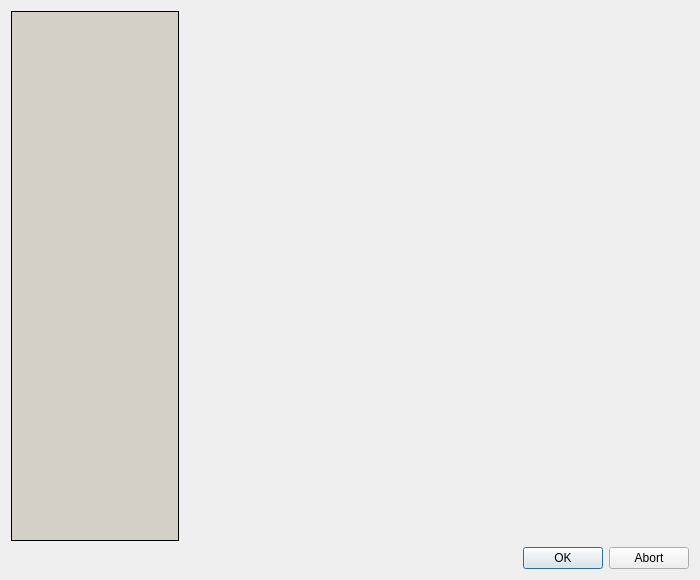
<?xml version="1.0" encoding="UTF-8"?>
<ui version="4.0">
 <class>SettingsManagerDialog</class>
 <widget class="QDialog" name="SettingsManagerDialog">
  <property name="geometry">
   <rect>
    <x>0</x>
    <y>0</y>
    <width>700</width>
    <height>580</height>
   </rect>
  </property>
  <property name="windowTitle">
   <string>Einstellungen</string>
  </property>
  <layout class="QVBoxLayout" name="verticalLayout">
   <item>
    <layout class="QHBoxLayout" name="horizontalLayout" stretch="25,75">
     <item>
      <widget class="QListWidget" name="settingsModuleIconList">
       <property name="palette">
        <palette>
         <active>
          <colorrole role="Base">
           <brush brushstyle="SolidPattern">
            <color alpha="255">
             <red>212</red>
             <green>208</green>
             <blue>200</blue>
            </color>
           </brush>
          </colorrole>
         </active>
         <inactive>
          <colorrole role="Base">
           <brush brushstyle="SolidPattern">
            <color alpha="255">
             <red>212</red>
             <green>208</green>
             <blue>200</blue>
            </color>
           </brush>
          </colorrole>
         </inactive>
         <disabled>
          <colorrole role="Base">
           <brush brushstyle="SolidPattern">
            <color alpha="255">
             <red>255</red>
             <green>255</green>
             <blue>255</blue>
            </color>
           </brush>
          </colorrole>
         </disabled>
        </palette>
       </property>
       <property name="frameShape">
        <enum>QFrame::Box</enum>
       </property>
       <property name="frameShadow">
        <enum>QFrame::Plain</enum>
       </property>
      </widget>
     </item>
     <item>
      <widget class="QStackedWidget" name="settingsModuleWidgets"/>
     </item>
    </layout>
   </item>
   <item>
    <widget class="QDialogButtonBox" name="buttonBox">
     <property name="orientation">
      <enum>Qt::Horizontal</enum>
     </property>
     <property name="standardButtons">
      <set>QDialogButtonBox::Abort|QDialogButtonBox::Ok</set>
     </property>
     <property name="centerButtons">
      <bool>false</bool>
     </property>
    </widget>
   </item>
  </layout>
 </widget>
 <resources/>
 <connections>
  <connection>
   <sender>buttonBox</sender>
   <signal>accepted()</signal>
   <receiver>SettingsManagerDialog</receiver>
   <slot>accept()</slot>
   <hints>
    <hint type="sourcelabel">
     <x>248</x>
     <y>254</y>
    </hint>
    <hint type="destinationlabel">
     <x>157</x>
     <y>274</y>
    </hint>
   </hints>
  </connection>
  <connection>
   <sender>buttonBox</sender>
   <signal>rejected()</signal>
   <receiver>SettingsManagerDialog</receiver>
   <slot>reject()</slot>
   <hints>
    <hint type="sourcelabel">
     <x>316</x>
     <y>260</y>
    </hint>
    <hint type="destinationlabel">
     <x>286</x>
     <y>274</y>
    </hint>
   </hints>
  </connection>
 </connections>
</ui>
